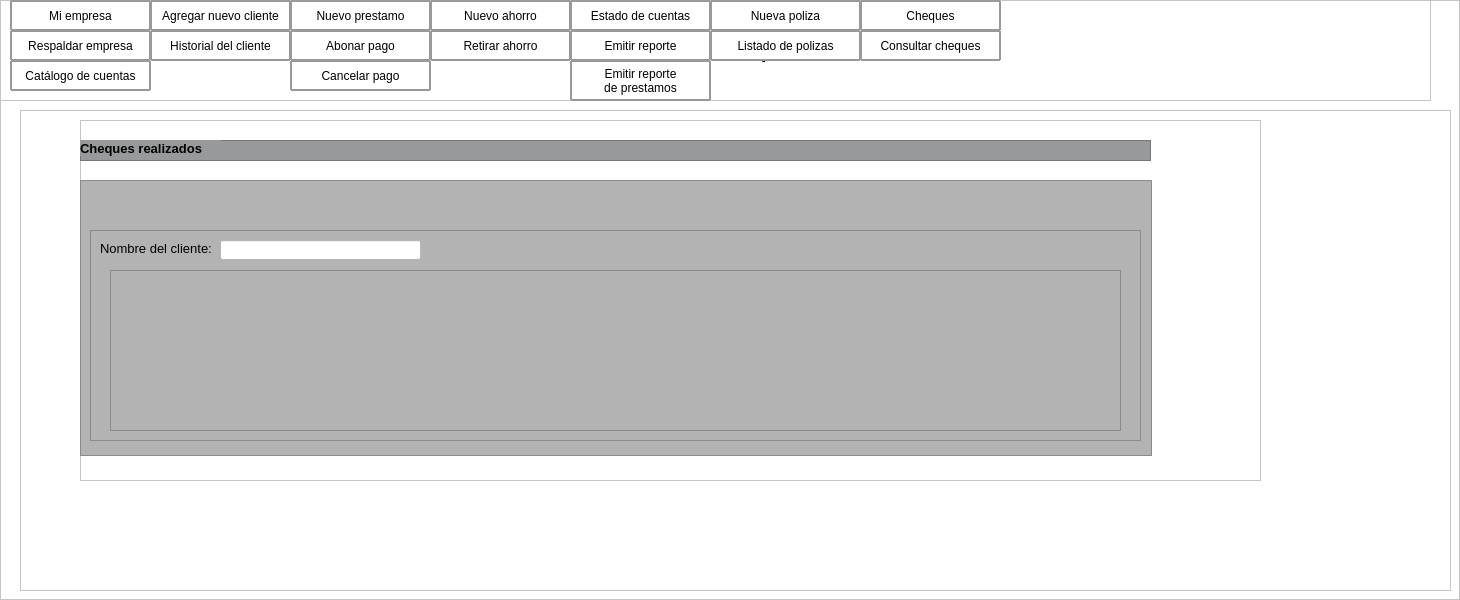
             <widget class="QFrame" name="contenido">
              <property name="styleSheet">
               <string notr="true">background-color: rgb(255, 255, 255);</string>
              </property>
              <property name="frameShape">
               <enum>QFrame::StyledPanel</enum>
              </property>
              <property name="frameShadow">
               <enum>QFrame::Raised</enum>
              </property>
              <widget class="QLabel" name="label_18">
               <property name="geometry">
                <rect>
                 <x>1000</x>
                 <y>10</y>
                 <width>251</width>
                 <height>51</height>
                </rect>
               </property>
               <property name="text">
                <string/>
               </property>
              </widget>
              <widget class="QFrame" name="frame">
               <property name="geometry">
                <rect>
                 <x>0</x>
                 <y>0</y>
                 <width>1431</width>
                 <height>101</height>
                </rect>
               </property>
               <property name="frameShape">
                <enum>QFrame::StyledPanel</enum>
               </property>
               <property name="frameShadow">
                <enum>QFrame::Raised</enum>
               </property>
               <widget class="QLabel" name="IngresaTitulo">
                <property name="geometry">
                 <rect>
                  <x>292</x>
                  <y>20</y>
                  <width>841</width>
                  <height>61</height>
                 </rect>
                </property>
                <property name="minimumSize">
                 <size>
                  <width>750</width>
                  <height>0</height>
                 </size>
                </property>
                <property name="maximumSize">
                 <size>
                  <width>1600</width>
                  <height>16777215</height>
                 </size>
                </property>
                <property name="font">
                 <font>
                  <pointsize>16</pointsize>
                 </font>
                </property>
                <property name="styleSheet">
                 <string notr="true"/>
                </property>
                <property name="text">
                 <string>&lt;html&gt;&lt;head/&gt;&lt;body&gt;&lt;p align=&quot;center&quot;&gt;&lt;span style=&quot; font-weight:600;&quot;&gt;Consulta cheques&lt;/span&gt;&lt;/p&gt;&lt;/body&gt;&lt;/html&gt;</string>
                </property>
               </widget>
               <widget class="QLabel" name="label_10">
                <property name="geometry">
                 <rect>
                  <x>1200</x>
                  <y>10</y>
                  <width>80</width>
                  <height>80</height>
                 </rect>
                </property>
                <property name="minimumSize">
                 <size>
                  <width>80</width>
                  <height>80</height>
                 </size>
                </property>
                <property name="text">
                 <string/>
                </property>
                <property name="pixmap">
                 <pixmap resource="../imagenes/res.qrc">:/imagen/logobueno_preview_rev_1.png</pixmap>
                </property>
               </widget>
               <widget class="QPushButton" name="Catalogo">
                <property name="geometry">
                 <rect>
                  <x>10</x>
                  <y>60</y>
                  <width>141</width>
                  <height>31</height>
                 </rect>
                </property>
                <property name="styleSheet">
                 <string notr="true">border-style: solid;
border-width: 2px;
border-color: rgb(151, 153, 155);
border-radius: 1px;
</string>
                </property>
                <property name="text">
                 <string>Catálogo de cuentas</string>
                </property>
               </widget>
               <widget class="QPushButton" name="Respaldo">
                <property name="geometry">
                 <rect>
                  <x>10</x>
                  <y>30</y>
                  <width>141</width>
                  <height>31</height>
                 </rect>
                </property>
                <property name="styleSheet">
                 <string notr="true">border-style: solid;
border-width: 2px;
border-color: rgb(151, 153, 155);
border-radius: 1px;
</string>
                </property>
                <property name="text">
                 <string>Respaldar empresa</string>
                </property>
               </widget>
               <widget class="QPushButton" name="Mi_Empresa">
                <property name="geometry">
                 <rect>
                  <x>10</x>
                  <y>0</y>
                  <width>141</width>
                  <height>31</height>
                 </rect>
                </property>
                <property name="styleSheet">
                 <string notr="true">border-style: solid;
border-width: 2px;
border-color: rgb(151, 153, 155);
border-radius: 1px;
</string>
                </property>
                <property name="text">
                 <string>Mi empresa</string>
                </property>
               </widget>
               <widget class="QPushButton" name="Ahorro">
                <property name="geometry">
                 <rect>
                  <x>430</x>
                  <y>0</y>
                  <width>141</width>
                  <height>31</height>
                 </rect>
                </property>
                <property name="styleSheet">
                 <string notr="true">border-style: solid;
border-width: 2px;
border-color: rgb(151, 153, 155);
border-radius: 1px;
</string>
                </property>
                <property name="text">
                 <string>Nuevo ahorro</string>
                </property>
               </widget>
               <widget class="QPushButton" name="abonar">
                <property name="geometry">
                 <rect>
                  <x>290</x>
                  <y>30</y>
                  <width>141</width>
                  <height>31</height>
                 </rect>
                </property>
                <property name="styleSheet">
                 <string notr="true">border-style: solid;
border-width: 2px;
border-color: rgb(151, 153, 155);
border-radius: 1px;
</string>
                </property>
                <property name="text">
                 <string>Abonar pago</string>
                </property>
               </widget>
               <widget class="QPushButton" name="Reportes">
                <property name="geometry">
                 <rect>
                  <x>570</x>
                  <y>30</y>
                  <width>141</width>
                  <height>31</height>
                 </rect>
                </property>
                <property name="styleSheet">
                 <string notr="true">border-style: solid;
border-width: 2px;
border-color: rgb(151, 153, 155);
border-radius: 1px;
</string>
                </property>
                <property name="text">
                 <string>Emitir reporte</string>
                </property>
               </widget>
               <widget class="QPushButton" name="Polizas">
                <property name="geometry">
                 <rect>
                  <x>710</x>
                  <y>0</y>
                  <width>151</width>
                  <height>31</height>
                 </rect>
                </property>
                <property name="styleSheet">
                 <string notr="true">border-style: solid;
border-width: 2px;
border-color: rgb(151, 153, 155);
border-radius: 1px;
</string>
                </property>
                <property name="text">
                 <string>Nueva poliza</string>
                </property>
               </widget>
               <widget class="QPushButton" name="Historial">
                <property name="geometry">
                 <rect>
                  <x>150</x>
                  <y>30</y>
                  <width>141</width>
                  <height>31</height>
                 </rect>
                </property>
                <property name="styleSheet">
                 <string notr="true">border-style: solid;
border-width: 2px;
border-color: rgb(151, 153, 155);
border-radius: 1px;
</string>
                </property>
                <property name="text">
                 <string>Historial del cliente</string>
                </property>
               </widget>
               <widget class="QPushButton" name="Estado">
                <property name="geometry">
                 <rect>
                  <x>570</x>
                  <y>0</y>
                  <width>141</width>
                  <height>31</height>
                 </rect>
                </property>
                <property name="styleSheet">
                 <string notr="true">border-style: solid;
border-width: 2px;
border-color: rgb(151, 153, 155);
border-radius: 1px;
</string>
                </property>
                <property name="text">
                 <string>Estado de cuentas</string>
                </property>
               </widget>
               <widget class="QPushButton" name="cancelar">
                <property name="geometry">
                 <rect>
                  <x>290</x>
                  <y>60</y>
                  <width>141</width>
                  <height>31</height>
                 </rect>
                </property>
                <property name="styleSheet">
                 <string notr="true">border-style: solid;
border-width: 2px;
border-color: rgb(151, 153, 155);
border-radius: 1px;
</string>
                </property>
                <property name="text">
                 <string>Cancelar pago</string>
                </property>
               </widget>
               <widget class="QPushButton" name="Cliente">
                <property name="geometry">
                 <rect>
                  <x>150</x>
                  <y>0</y>
                  <width>141</width>
                  <height>31</height>
                 </rect>
                </property>
                <property name="styleSheet">
                 <string notr="true">border-style: solid;
border-width: 2px;
border-color: rgb(151, 153, 155);
border-radius: 1px;
</string>
                </property>
                <property name="text">
                 <string>Agregar nuevo cliente</string>
                </property>
               </widget>
               <widget class="QPushButton" name="Retirar">
                <property name="geometry">
                 <rect>
                  <x>430</x>
                  <y>30</y>
                  <width>141</width>
                  <height>31</height>
                 </rect>
                </property>
                <property name="styleSheet">
                 <string notr="true">border-style: solid;
border-width: 2px;
border-color: rgb(151, 153, 155);
border-radius: 1px;
</string>
                </property>
                <property name="text">
                 <string>Retirar ahorro</string>
                </property>
               </widget>
               <widget class="QPushButton" name="Cheques">
                <property name="geometry">
                 <rect>
                  <x>860</x>
                  <y>0</y>
                  <width>141</width>
                  <height>31</height>
                 </rect>
                </property>
                <property name="styleSheet">
                 <string notr="true">border-style: solid;
border-width: 2px;
border-color: rgb(151, 153, 155);
border-radius: 1px;
</string>
                </property>
                <property name="text">
                 <string>Cheques</string>
                </property>
               </widget>
               <widget class="QPushButton" name="Consulta_cheque">
                <property name="geometry">
                 <rect>
                  <x>860</x>
                  <y>30</y>
                  <width>141</width>
                  <height>31</height>
                 </rect>
                </property>
                <property name="styleSheet">
                 <string notr="true">border-style: solid;
border-width: 2px;
border-color: rgb(151, 153, 155);
border-radius: 1px;
</string>
                </property>
                <property name="text">
                 <string>Consultar cheques</string>
                </property>
               </widget>
               <widget class="QPushButton" name="Listado">
                <property name="geometry">
                 <rect>
                  <x>710</x>
                  <y>30</y>
                  <width>151</width>
                  <height>31</height>
                 </rect>
                </property>
                <property name="styleSheet">
                 <string notr="true">border-style: solid;
border-width: 2px;
border-color: rgb(151, 153, 155);
border-radius: 1px;
</string>
                </property>
                <property name="text">
                 <string>Listado de polizas</string>
                </property>
               </widget>
               <widget class="QPushButton" name="prestamo">
                <property name="geometry">
                 <rect>
                  <x>290</x>
                  <y>0</y>
                  <width>141</width>
                  <height>31</height>
                 </rect>
                </property>
                <property name="styleSheet">
                 <string notr="true">border-style: solid;
border-width: 2px;
border-color: rgb(151, 153, 155);
border-radius: 1px;
</string>
                </property>
                <property name="text">
                 <string>Nuevo prestamo</string>
                </property>
               </widget>
               <widget class="QPushButton" name="Reportes_2">
                <property name="geometry">
                 <rect>
                  <x>570</x>
                  <y>60</y>
                  <width>141</width>
                  <height>41</height>
                 </rect>
                </property>
                <property name="styleSheet">
                 <string notr="true">border-style: solid;
border-width: 2px;
border-color: rgb(151, 153, 155);
border-radius: 1px;
</string>
                </property>
                <property name="text">
                 <string>Emitir reporte 
de prestamos</string>
                </property>
               </widget>
              </widget>
              <widget class="QFrame" name="Desarrollo">
               <property name="geometry">
                <rect>
                 <x>20</x>
                 <y>110</y>
                 <width>1431</width>
                 <height>481</height>
                </rect>
               </property>
               <property name="frameShape">
                <enum>QFrame::StyledPanel</enum>
               </property>
               <property name="frameShadow">
                <enum>QFrame::Raised</enum>
               </property>
               <widget class="QLabel" name="advertencia">
                <property name="geometry">
                 <rect>
                  <x>580</x>
                  <y>260</y>
                  <width>471</width>
                  <height>20</height>
                 </rect>
                </property>
                <property name="styleSheet">
                 <string notr="true">color: rgb(249, 66, 58);</string>
                </property>
                <property name="text">
                 <string>&lt;html&gt;&lt;head/&gt;&lt;body&gt;&lt;p align=&quot;center&quot;&gt;&lt;br/&gt;&lt;/p&gt;&lt;/body&gt;&lt;/html&gt;</string>
                </property>
               </widget>
               <widget class="QLabel" name="cuenta">
                <property name="geometry">
                 <rect>
                  <x>360</x>
                  <y>100</y>
                  <width>81</width>
                  <height>31</height>
                 </rect>
                </property>
                <property name="font">
                 <font>
                  <pointsize>12</pointsize>
                 </font>
                </property>
                <property name="text">
                 <string/>
                </property>
               </widget>
               <widget class="QLabel" name="fecha">
                <property name="geometry">
                 <rect>
                  <x>700</x>
                  <y>410</y>
                  <width>131</width>
                  <height>20</height>
                 </rect>
                </property>
                <property name="styleSheet">
                 <string notr="true">color: rgb(116, 170, 80);</string>
                </property>
                <property name="text">
                 <string/>
                </property>
               </widget>
               <widget class="QLabel" name="fecha_limite">
                <property name="geometry">
                 <rect>
                  <x>730</x>
                  <y>190</y>
                  <width>131</width>
                  <height>31</height>
                 </rect>
                </property>
                <property name="font">
                 <font>
                  <pointsize>12</pointsize>
                 </font>
                </property>
                <property name="text">
                 <string/>
                </property>
               </widget>
               <widget class="QLabel" name="nombre">
                <property name="geometry">
                 <rect>
                  <x>590</x>
                  <y>100</y>
                  <width>281</width>
                  <height>31</height>
                 </rect>
                </property>
                <property name="font">
                 <font>
                  <pointsize>12</pointsize>
                 </font>
                </property>
                <property name="text">
                 <string/>
                </property>
               </widget>
               <widget class="QLabel" name="fecha_registro">
                <property name="geometry">
                 <rect>
                  <x>760</x>
                  <y>220</y>
                  <width>131</width>
                  <height>31</height>
                 </rect>
                </property>
                <property name="font">
                 <font>
                  <pointsize>12</pointsize>
                 </font>
                </property>
                <property name="text">
                 <string/>
                </property>
               </widget>
               <widget class="QLabel" name="fecha_sig">
                <property name="geometry">
                 <rect>
                  <x>550</x>
                  <y>410</y>
                  <width>131</width>
                  <height>20</height>
                 </rect>
                </property>
                <property name="styleSheet">
                 <string notr="true">color: rgb(116, 170, 80);</string>
                </property>
                <property name="text">
                 <string/>
                </property>
               </widget>
               <widget class="QLabel" name="total_pag">
                <property name="geometry">
                 <rect>
                  <x>660</x>
                  <y>290</y>
                  <width>131</width>
                  <height>31</height>
                 </rect>
                </property>
                <property name="font">
                 <font>
                  <pointsize>12</pointsize>
                 </font>
                </property>
                <property name="text">
                 <string/>
                </property>
               </widget>
               <widget class="QLabel" name="realizo_pago">
                <property name="geometry">
                 <rect>
                  <x>290</x>
                  <y>380</y>
                  <width>551</width>
                  <height>20</height>
                 </rect>
                </property>
                <property name="styleSheet">
                 <string notr="true">color: rgb(116, 170, 80);</string>
                </property>
                <property name="text">
                 <string>&lt;html&gt;&lt;head/&gt;&lt;body&gt;&lt;p align=&quot;center&quot;&gt;&lt;br/&gt;&lt;/p&gt;&lt;/body&gt;&lt;/html&gt;</string>
                </property>
               </widget>
               <widget class="QFrame" name="frame_2">
                <property name="geometry">
                 <rect>
                  <x>60</x>
                  <y>10</y>
                  <width>1181</width>
                  <height>361</height>
                 </rect>
                </property>
                <property name="frameShape">
                 <enum>QFrame::StyledPanel</enum>
                </property>
                <property name="frameShadow">
                 <enum>QFrame::Raised</enum>
                </property>
                <widget class="QFrame" name="contenido_frame">
                 <property name="geometry">
                  <rect>
                   <x>0</x>
                   <y>60</y>
                   <width>1072</width>
                   <height>276</height>
                  </rect>
                 </property>
                 <property name="styleSheet">
                  <string notr="true">background-color: rgb(179, 179, 179)</string>
                 </property>
                 <property name="frameShape">
                  <enum>QFrame::StyledPanel</enum>
                 </property>
                 <property name="frameShadow">
                  <enum>QFrame::Raised</enum>
                 </property>
                 <widget class="QFrame" name="tabla_frame">
                  <property name="geometry">
                   <rect>
                    <x>10</x>
                    <y>50</y>
                    <width>1051</width>
                    <height>211</height>
                   </rect>
                  </property>
                  <property name="frameShape">
                   <enum>QFrame::StyledPanel</enum>
                  </property>
                  <property name="frameShadow">
                   <enum>QFrame::Raised</enum>
                  </property>
                  <widget class="QLabel" name="titulo_cliente">
                   <property name="geometry">
                    <rect>
                     <x>10</x>
                     <y>10</y>
                     <width>121</width>
                     <height>16</height>
                    </rect>
                   </property>
                   <property name="font">
                    <font>
                     <pointsize>10</pointsize>
                    </font>
                   </property>
                   <property name="text">
                    <string>Nombre del cliente:</string>
                   </property>
                  </widget>
                  <widget class="QLineEdit" name="ingre_nombre">
                   <property name="geometry">
                    <rect>
                     <x>130</x>
                     <y>10</y>
                     <width>201</width>
                     <height>20</height>
                    </rect>
                   </property>
                   <property name="styleSheet">
                    <string notr="true">background-color:white
</string>
                   </property>
                  </widget>
                  <widget class="QTableWidget" name="tabla_cheques">
                   <property name="geometry">
                    <rect>
                     <x>20</x>
                     <y>40</y>
                     <width>1011</width>
                     <height>161</height>
                    </rect>
                   </property>
                   <property name="rowCount">
                    <number>4</number>
                   </property>
                   <attribute name="horizontalHeaderVisible">
                    <bool>true</bool>
                   </attribute>
                   <attribute name="horizontalHeaderHighlightSections">
                    <bool>true</bool>
                   </attribute>
                   <attribute name="horizontalHeaderStretchLastSection">
                    <bool>true</bool>
                   </attribute>
                   <attribute name="verticalHeaderVisible">
                    <bool>false</bool>
                   </attribute>
                   <row>
                    <property name="text">
                     <string/>
                    </property>
                   </row>
                   <row>
                    <property name="text">
                     <string/>
                    </property>
                   </row>
                   <row/>
                   <row/>
                  </widget>
                 </widget>
                </widget>
                <widget class="QFrame" name="primera_linea_3">
                 <property name="geometry">
                  <rect>
                   <x>0</x>
                   <y>20</y>
                   <width>1071</width>
                   <height>21</height>
                  </rect>
                 </property>
                 <property name="styleSheet">
                  <string notr="true">background-color: rgb(151,153,155);
</string>
                 </property>
                 <property name="frameShape">
                  <enum>QFrame::StyledPanel</enum>
                 </property>
                 <property name="frameShadow">
                  <enum>QFrame::Raised</enum>
                 </property>
                 <widget class="QLabel" name="datos_cliente_4">
                  <property name="geometry">
                   <rect>
                    <x>0</x>
                    <y>0</y>
                    <width>141</width>
                    <height>16</height>
                   </rect>
                  </property>
                  <property name="font">
                   <font>
                    <pointsize>10</pointsize>
                    <bold>true</bold>
                   </font>
                  </property>
                  <property name="text">
                   <string>Cheques realizados</string>
                  </property>
                 </widget>
                </widget>
               </widget>
              </widget>
             </widget>
